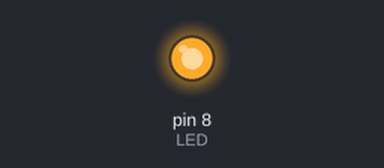
A sketch run on a simulated Arduino Uno, built with avr-gcc and run on an emulated ATmega328P. Shown: output pins drawn as LEDs (lit = HIGH). What the sketch prints to the serial monitor is not drawn.

Above: at 0.2 s.
At 6.5 s:
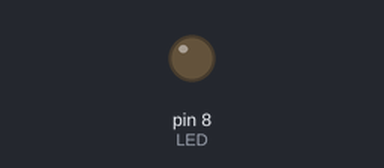
Timing chart, 0 to 8.1 s (numbered marks = the images above):
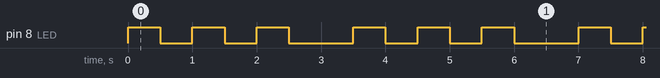

The sketch:

17-USART_Asynchronous_Transmitter.ino
```cpp
/*
* Learning AVR with Arduino
* Lesson: USART Asynchronous Mode, Transmitter
* Author: Morgan
* Date: 18/August/2020
* IDE: Arduino 1.8.13
*
* send data to receiver
*
* UBRR formula for USART synchronous mode
* UBRR = F_CPU / (16*Baud_rate) - 1
*
* Arduino UNO (Transmitter) --------> Arduino UNO (Receiver)
* TxD/PD1/pin 1                       RxD/PD0/pin 0
* RxD/PD0/pin 0                       TxD/PD1/pin 1
* PB0/pin 8 connect to LED            PB0~PB3/pin 8,9,10,11 connect to LED
*/

#include<avr/io.h>
#include<avr/interrupt.h>
#include<util/delay.h>

#define F_CPU 16000000UL
#define Baud_rate 9600UL                          // Baud Rate 9600 bps
#define UBRR (F_CPU/(16*Baud_rate)-1)

void USART_asyn_normal_setup(){
  UCSR0B = 0;
  UCSR0C = 0;
  UBRR0L = UBRR;
  UBRR0H = (UBRR>>8);                              // set Baud rate as 9600 bps
  UCSR0B = (1<<TXCIE0)|(1<<TXEN0);                 // enable transmit and transmit complete interrupt
  UCSR0C = (1<<UCSZ01)|(1<<UCSZ00);   			   // set asynchronous mode,1 stop bit,no parity,8 bits data length
  sei();
}

void USART_transmit_byte(unsigned char data){
  while( !(UCSR0A & (1<<UDRE0)));                  // wait until UDRE is empty
  UDR0 = data;                                     // push data into UDR and send to receiver
}

ISR(USART_TX_vect){
  PORTB ^= (1<<PB0);                               // toggle LED while receive complete
}

int main(){
  DDRB |= (1<<PB0);                                // set PORTB0 as output,it connects to LED
  PORTB &= ~(1<<PB0);                              // turn off LED
  USART_asyn_normal_setup();					   // initial USART asynchronous mode

  unsigned char mydata[5]={0,0x01,0x03,0x07,0x0F}; // test data
  unsigned int index = 0;                          // index for test data array
  while(1){
    for(unsigned int i=0;i<5;i++){
      USART_transmit_byte(mydata[index]);          // send data
      index++;
      _delay_ms(500);
    }
    index = 0;
    PORTB &= ~(1<<PB0);                            // turn off LED
    _delay_ms(1000);
  }
}
```

Measured:
- by itself, pin 8 (LED): repeats every 3.5 s: 2 × (LOW 0.50 s, HIGH 0.50 s), LOW 1.0 s, HIGH 0.50 s
- by itself, everything shown: repeats every 3.5 s, in 6 steps
